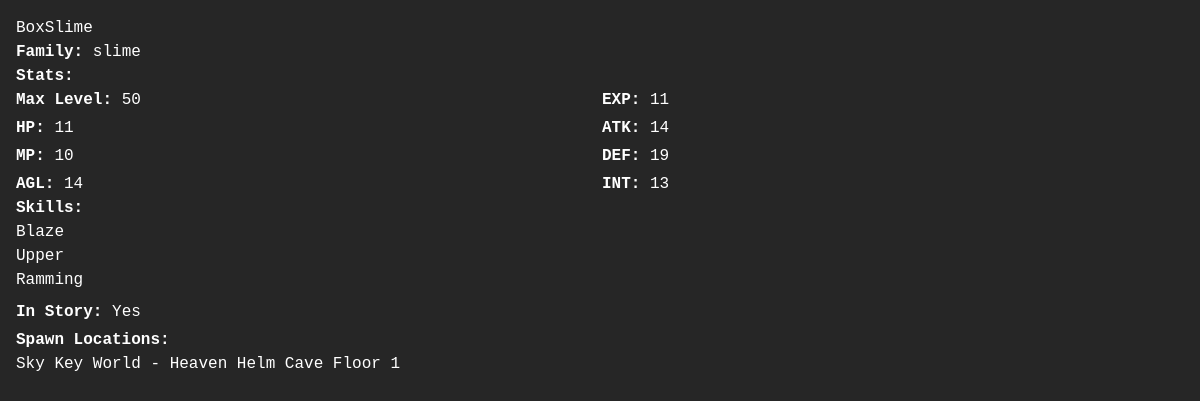
Page /monster/BoxSlime on the committed database.
### tables this page shows
CREATE TABLE monsters (
            id INTEGER PRIMARY KEY,
            family_id INTEGER,
            name TEXT,
            in_story BOOLEAN,
            agl INTEGER,
            int INTEGER,
            maxlvl INTEGER,
            atk INTEGER,
            mp INTEGER,
            exp INTEGER,
            hp INTEGER,
            def INTEGER,
            FOREIGN KEY (family_id) REFERENCES families (id)
        );

CREATE TABLE families (
            id INTEGER PRIMARY KEY AUTOINCREMENT,
            name TEXT
        );

CREATE TABLE skills (
            id INTEGER PRIMARY KEY,
            monster_id INTEGER,
            skill TEXT,
            FOREIGN KEY (monster_id) REFERENCES monsters (id)
        );

CREATE TABLE spawn_locations (
            id INTEGER PRIMARY KEY,
            monster_id INTEGER,
            map TEXT,
            description TEXT,
            FOREIGN KEY (monster_id) REFERENCES monsters (id)
        );

### app.py (the view)
@app.route("/monster/<monster_name>")
def monster_stats(monster_name):
    cursor = g.db.cursor()
    cursor.execute(
        """
        SELECT
            monsters.id, monsters.name, families.name AS family, monsters.in_story,
            monsters.agl, monsters.int, monsters.maxlvl, monsters.atk, monsters.mp,
            monsters.exp, monsters.hp, monsters.def
        FROM
            monsters
        JOIN families ON monsters.family_id = families.id
        WHERE
            monsters.name = ?
    """,
        (monster_name,),
    )
    monster_stats = cursor.fetchone()
    if monster_stats is None:
        abort(404)
    cursor.execute("SELECT skill FROM skills WHERE monster_id = ?", (monster_stats[0],))
    skills = [row[0] for row in cursor.fetchall()]
    cursor.execute(
        "SELECT map, description FROM spawn_locations WHERE monster_id = ?",
        (monster_stats[0],),
    )
    spawn_locations = [
        {"map": row[0], "description": row[1]} for row in cursor.fetchall()
    ]
    return render_template(
        "stats.html",
        monster={
            "id": monster_stats[0],
            "name": monster_stats[1],
            "family": monster_stats[2],
            "in_story": "Yes" if monster_stats[3] else "No",
            "agl": monster_stats[4],
            "int": monster_stats[5],
            "maxlvl": monster_stats[6],
            "atk": monster_stats[7],
            "mp": monster_stats[8],
            "exp": monster_stats[9],
            "hp": monster_stats[10],
            "def": monster_stats[11],
            "skills": skills,
            "spawn_locations": spawn_locations,
        },
    )

### app.py (called while the page is built)
@app.before_request
def before_request():
    g.db = connect_db()

@app.teardown_request
def teardown_request(exception):
    if hasattr(g, "db"):
        g.db.close()

### src/util/utils.py (called while the page is built)
def connect_db():
    return sqlite3.connect(DATABASE)

### templates/stats.html
{% extends '.layout.html' %} {% block head %}{% endblock %} {% block body %}
<div>
  <h2>{{ monster.name }}</h2>
  <p><strong>Family:</strong> {{ monster.family }}</p>
  <div class="Stats">
    <p><strong>Stats:</strong></p>
    <ul>
      <div class="grid grid-cols-2 gap-1">
        <li>
          <label class="font-bold">Max Level:</label> {{ monster.maxlvl }}
        </li>
        <li><label class="font-bold">EXP:</label> {{ monster.exp }}</li>
        <li><label class="font-bold">HP:</label> {{ monster.hp }}</li>
        <li><label class="font-bold">ATK:</label> {{ monster.atk }}</li>
        <li><label class="font-bold">MP:</label> {{ monster.mp }}</li>
        <li><label class="font-bold">DEF:</label> {{ monster.def }}</li>
        <li><label class="font-bold">AGL:</label> {{ monster.agl }}</li>
        <li><label class="font-bold">INT:</label> {{ monster.int }}</li>
      </div>
    </ul>
  </div>
  <p><strong>Skills:</strong></p>
  <ul>
    {% for skill in monster.skills %}
    <li>{{ skill }}</li>
    {% endfor %}
  </ul>
  <div class="grid grid-cols-1 gap-1 mt-2">
    <p><strong>In Story:</strong> {{ monster.in_story }}</p>
    <p><strong>Spawn Locations:</strong></p>
  </div>
  <ul>
    {% for location in monster.spawn_locations %}
    <li>{{ location.map }} - {{ location.description }}</li>
    {% endfor %}
  </ul>
</div>
{% endblock %}

### rows in the picture
monsters: name "BoxSlime", maxlvl "50", exp "11", hp "11", atk "14", mp "10", def "19", agl "14", int "13"
families: family "slime"
skills: skill "Blaze"
skills: skill "Upper"
skills: skill "Ramming"
spawn_locations: map "Sky Key World", description "Heaven Helm Cave Floor 1"

### other values in the picture
{{ monster.in_story }} "Yes"
